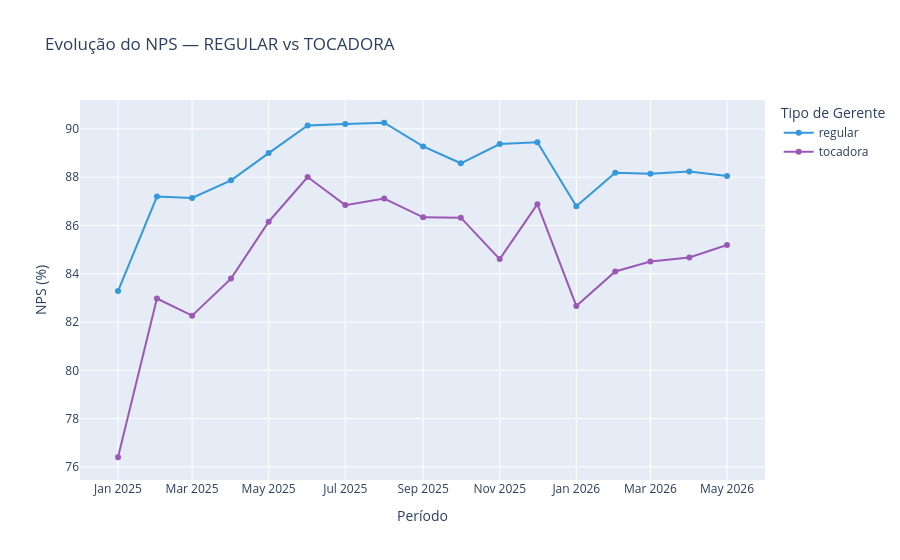

Source (notebook cell):
### Code cell
# ── 10.2 NPS evolução temporal por Flag ──────────────────────────────────────
nps_plot = nps_flag_mes[nps_flag_mes['flag'].isin(['regular', 'tocadora'])].copy()
nps_plot['mes_ano_str'] = nps_plot['mes_ano_dt'].astype(str)

fig = px.line(
    nps_plot.sort_values('mes_ano_str'),
    x='mes_ano_str', y='nps', color='flag',
    color_discrete_map={'regular': '#3498db', 'tocadora': '#9b59b6'},
    markers=True,
    title='Evolução do NPS — REGULAR vs TOCADORA',
    labels={'mes_ano_str': 'Período', 'nps': 'NPS (%)', 'flag': 'Tipo de Gerente'}
)
fig.update_layout(hovermode='x unified')
fig.show()

### Figure 1 — Plotly figure (JSON) as saved in the notebook; plotly's stock layout.template omitted (floating-point values rounded to 4 significant figures)
{"data": [{"hovertemplate": "Tipo de Gerente=regular<br>Período=%{x}<br>NPS (%)=%{y}<extra></extra>", "legendgroup": "regular", "line": {"color": "#3498db", "dash": "solid"}, "marker": {"symbol": "circle"}, "mode": "lines+markers", "name": "regular", "orientation": "v", "showlegend": true, "type": "scatter", "x": ["2025-01", "2025-02", "2025-03", "2025-04", "2025-05", "2025-06", "2025-07", "2025-08", "2025-09", "2025-10", "2025-11", "2025-12", "2026-01", "2026-02", "2026-03", "2026-04", "2026-05"], "xaxis": "x", "y": [83.28, 87.2, 87.14, 87.87, 89.0, 90.14, 90.2, 90.26, 89.27, 88.58, 89.37, 89.45, 86.8, 88.18, 88.15, 88.24, 88.05], "yaxis": "y"}, {"hovertemplate": "Tipo de Gerente=tocadora<br>Período=%{x}<br>NPS (%)=%{y}<extra></extra>", "legendgroup": "tocadora", "line": {"color": "#9b59b6", "dash": "solid"}, "marker": {"symbol": "circle"}, "mode": "lines+markers", "name": "tocadora", "orientation": "v", "showlegend": true, "type": "scatter", "x": ["2025-01", "2025-02", "2025-03", "2025-04", "2025-05", "2025-06", "2025-07", "2025-08", "2025-09", "2025-10", "2025-11", "2025-12", "2026-01", "2026-02", "2026-03", "2026-04", "2026-05"], "xaxis": "x", "y": [76.4, 82.97, 82.27, 83.8, 86.16, 88.01, 86.84, 87.11, 86.34, 86.32, 84.61, 86.88, 82.67, 84.09, 84.51, 84.68, 85.19], "yaxis": "y"}], "layout": {"hovermode": "x unified", "legend": {"title": {"text": "Tipo de Gerente"}, "tracegroupgap": 0}, "title": {"text": "Evolução do NPS — REGULAR vs TOCADORA"}, "xaxis": {"anchor": "y", "domain": [0, 1], "title": {"text": "Período"}}, "yaxis": {"anchor": "x", "domain": [0, 1], "title": {"text": "NPS (%)"}}}}
